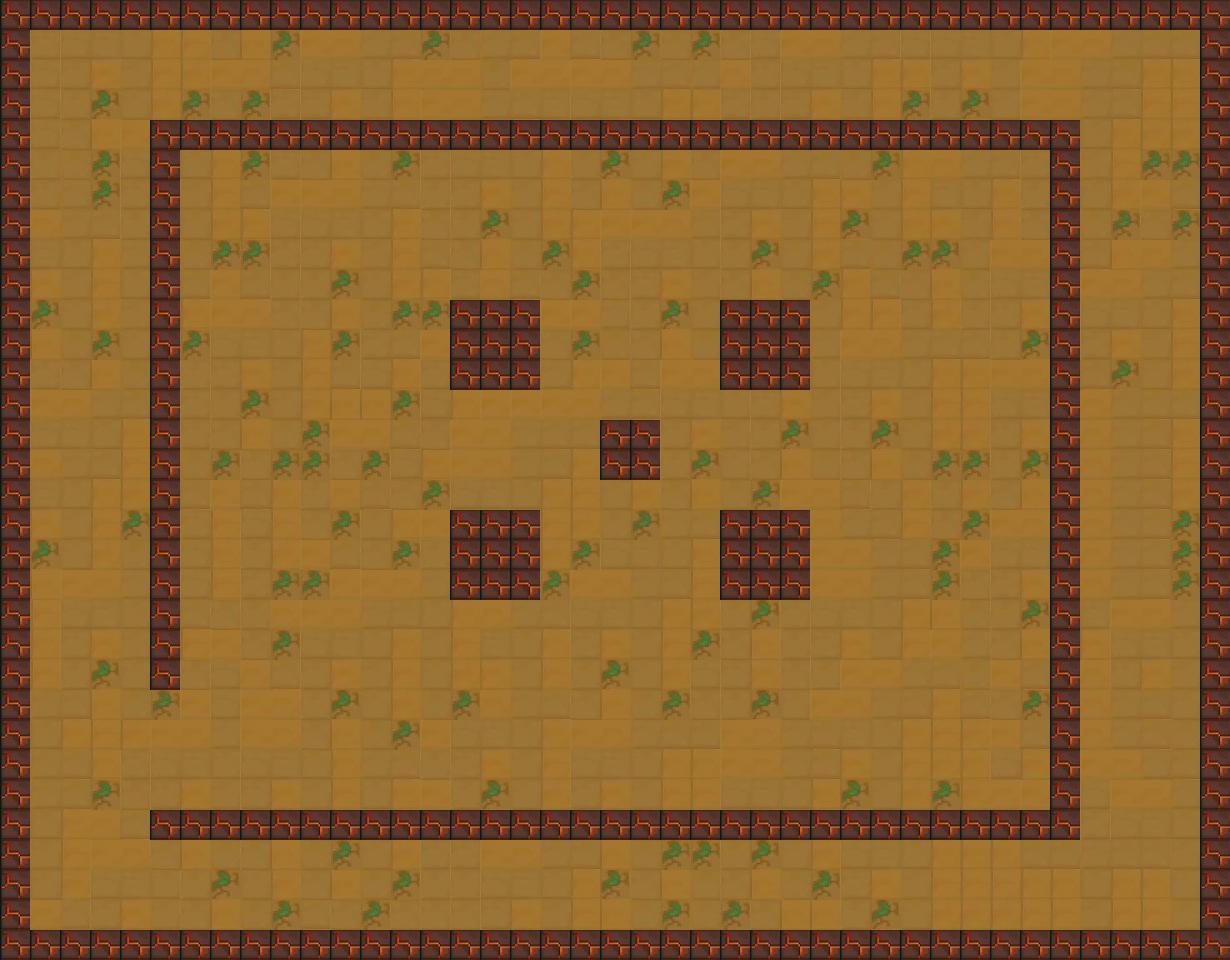

A 2D game scene composited from a Tiled map and its tileset images. What follows is a short description and the map's XML, with each tile layer's data collapsed to a summary:
An orthogonal 41x32 tile map with 30x30 px tiles, 1 tile layer (Слой тайлов 1), 2 tilesets.

<map version="1.5" tiledversion="1.7.2" orientation="orthogonal" renderorder="right-down" width="41" height="32" tilewidth="30" tileheight="30" infinite="0" nextlayerid="2" nextobjectid="1">
 <tileset firstgid="1" source="Наборы тайлов/Пол для второй локации.tsx" />
 <tileset firstgid="21" source="Наборы тайлов/Стены для второй локации.tsx" />
 <layer id="1" name="Слой тайлов 1" width="41" height="32">
  <data>[1312 cells, 1312 non-empty, 21 distinct tile ids]</data>
 </layer>
</map>
